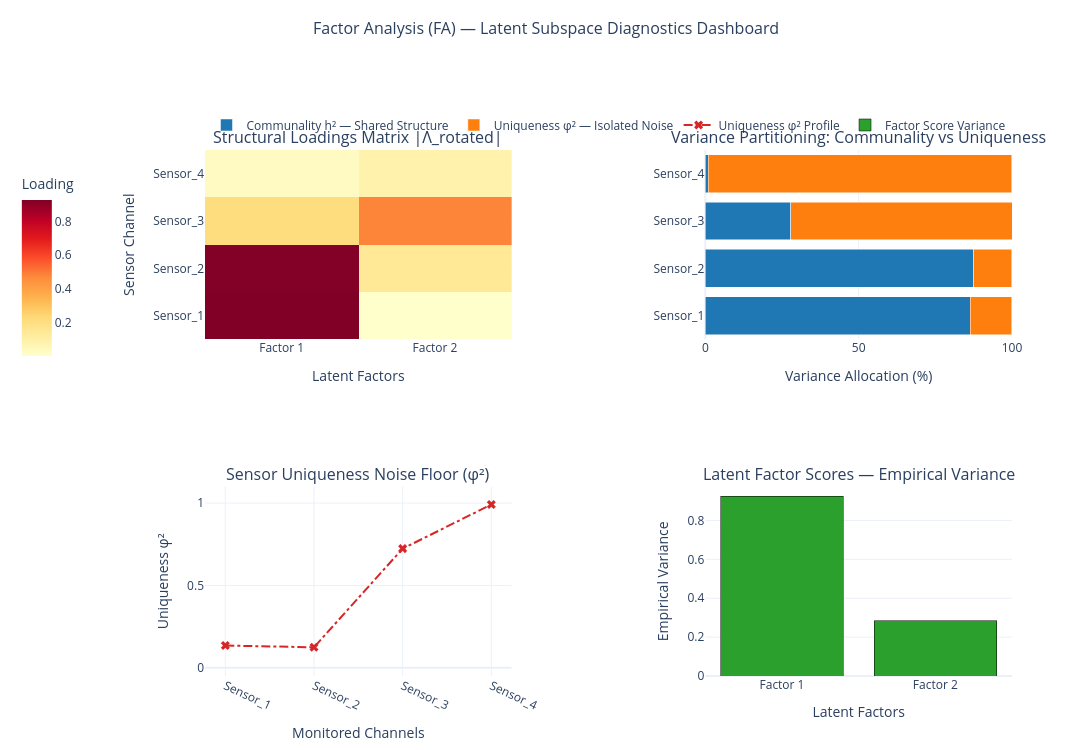

Notebook code for this chart:
### Markdown cell above
We extract $k = 2$ latent factors, matching the two true underlying processes ($f_1$, $f_2$) embedded in the data.

### Code cell
# Instantiate engine and run the full pipeline with k=2 latent factors
fa_engine = FactorAnalysisEngine(df_asset)
results   = fa_engine.fit(k=2, show_plot=True)

### Figure 1 — Plotly figure (JSON) as saved in the notebook; plotly's stock layout.template omitted (floating-point values rounded to 4 significant figures)
{"data": [{"colorbar": {"len": 0.38, "title": {"text": "Loading"}, "x": -0.15, "xanchor": "right", "y": 0.78, "yanchor": "middle"}, "colorscale": [[0, "rgb(255,255,204)"], [0.125, "rgb(255,237,160)"], [0.25, "rgb(254,217,118)"], [0.375, "rgb(254,178,76)"], [0.5, "rgb(253,141,60)"], [0.625, "rgb(252,78,42)"], [0.75, "rgb(227,26,28)"], [0.875, "rgb(189,0,38)"], [1, "rgb(128,0,38)"]], "showlegend": false, "showscale": true, "type": "heatmap", "x": ["Factor 1", "Factor 2"], "xaxis": "x", "y": ["Sensor_1", "Sensor_2", "Sensor_3", "Sensor_4"], "yaxis": "y", "z": [[0.9298, 0.00395], [0.9244, 0.1436], [0.2128, 0.4823], [0.03391, 0.08665]]}, {"legendgroup": "comm", "marker": {"color": "#1f77b4"}, "name": "Communality h² — Shared Structure", "orientation": "h", "type": "bar", "x": [86.46, 87.52, 27.79, 0.8658], "xaxis": "x2", "y": ["Sensor_1", "Sensor_2", "Sensor_3", "Sensor_4"], "yaxis": "y2"}, {"legendgroup": "uniq_bar", "marker": {"color": "#ff7f0e"}, "name": "Uniqueness φ² — Isolated Noise", "orientation": "h", "type": "bar", "x": [13.5, 12.44, 72.36, 99.09], "xaxis": "x2", "y": ["Sensor_1", "Sensor_2", "Sensor_3", "Sensor_4"], "yaxis": "y2"}, {"legendgroup": "uniq_line", "line": {"color": "#d62728", "dash": "dashdot", "width": 2}, "marker": {"size": 8, "symbol": "x"}, "mode": "lines+markers", "name": "Uniqueness φ² Profile", "type": "scatter", "x": ["Sensor_1", "Sensor_2", "Sensor_3", "Sensor_4"], "xaxis": "x3", "y": [0.135, 0.1244, 0.7236, 0.9909], "yaxis": "y3"}, {"legendgroup": "fvar", "marker": {"color": "#2ca02c", "line": {"color": "black", "width": 0.5}}, "name": "Factor Score Variance", "type": "bar", "x": ["Factor 1", "Factor 2"], "xaxis": "x4", "y": [0.925, 0.2841], "yaxis": "y4"}], "layout": {"annotations": [{"font": {"size": 16}, "showarrow": false, "text": "Structural Loadings Matrix |Λ_rotated|", "x": 0.19, "xanchor": "center", "xref": "paper", "y": 1, "yanchor": "bottom", "yref": "paper"}, {"font": {"size": 16}, "showarrow": false, "text": "Variance Partitioning: Communality vs Uniqueness", "x": 0.81, "xanchor": "center", "xref": "paper", "y": 1, "yanchor": "bottom", "yref": "paper"}, {"font": {"size": 16}, "showarrow": false, "text": "Sensor Uniqueness Noise Floor (φ²)", "x": 0.19, "xanchor": "center", "xref": "paper", "y": 0.36, "yanchor": "bottom", "yref": "paper"}, {"font": {"size": 16}, "showarrow": false, "text": "Latent Factor Scores — Empirical Variance", "x": 0.81, "xanchor": "center", "xref": "paper", "y": 0.36, "yanchor": "bottom", "yref": "paper"}], "barmode": "stack", "height": 750, "legend": {"orientation": "h", "x": 0.5, "xanchor": "center", "y": 1.02, "yanchor": "bottom"}, "margin": {"b": 60, "l": 140, "r": 80, "t": 150}, "showlegend": true, "title": {"font": {"size": 16}, "text": "Factor Analysis (FA) — Latent Subspace Diagnostics Dashboard", "x": 0.5, "xanchor": "center", "y": 0.97, "yanchor": "top"}, "width": 1250, "xaxis": {"anchor": "y", "domain": [0, 0.38], "title": {"text": "Latent Factors"}}, "xaxis2": {"anchor": "y2", "domain": [0.62, 1], "range": [0, 100], "title": {"text": "Variance Allocation (%)"}}, "xaxis3": {"anchor": "y3", "domain": [0, 0.38], "tickangle": 25, "title": {"text": "Monitored Channels"}}, "xaxis4": {"anchor": "y4", "domain": [0.62, 1], "title": {"text": "Latent Factors"}}, "yaxis": {"anchor": "x", "domain": [0.64, 1], "title": {"text": "Sensor Channel"}}, "yaxis2": {"anchor": "x2", "domain": [0.64, 1]}, "yaxis3": {"anchor": "x3", "domain": [0, 0.36], "range": [-0.05, 1.1], "title": {"text": "Uniqueness φ²"}}, "yaxis4": {"anchor": "x4", "domain": [0, 0.36], "title": {"text": "Empirical Variance"}}}}
